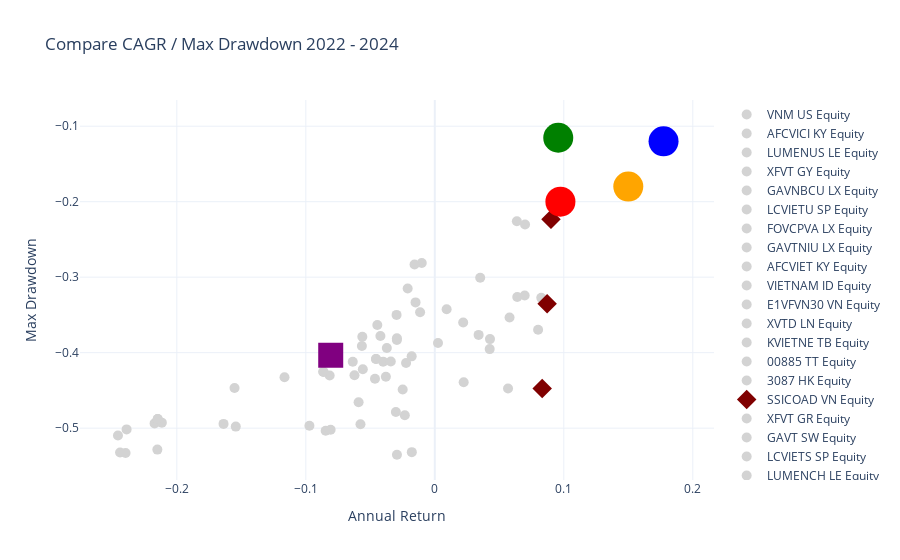

Here is the notebook cell this chart was saved with:
### Code cell
fig = go.Figure()
top_3_3Y = performance_3Y[performance_3Y.index.isin(inside_list) == False].sort_values(by = 'CAGR', ascending = False)[:3].index

for col in performance_3Y.index:
    if col == 'NAM.TH.PS':
        fig.add_trace(go.Scatter(x=[performance_3Y.loc[col]['CAGR']], y=[performance_3Y.loc[col]['Max Drawdown']],
                         mode='markers', name=col, marker=dict(color='red', size=30))) # Set color to red and increase thickness
    elif col == 'NAM.TH.CS':
        fig.add_trace(go.Scatter(x=[performance_3Y.loc[col]['CAGR']], y=[performance_3Y.loc[col]['Max Drawdown']],
                         mode='markers', name=col, marker=dict(color='green', size=30))) # Set color to red and increase thickness
    elif col == 'HIEP.NS':
        fig.add_trace(go.Scatter(x=[performance_3Y.loc[col]['CAGR']], y=[performance_3Y.loc[col]['Max Drawdown']],
                         mode='markers', name=col, marker=dict(color='blue', size=30))) # Set color to red and increase thickness
    elif col == 'MANDATE VND':
        fig.add_trace(go.Scatter(x=[performance_3Y.loc[col]['CAGR']], y=[performance_3Y.loc[col]['Max Drawdown']],
                         mode='markers', name=col, marker=dict(color='orange', size=30))) # Set color to red and increase thickness
    elif col == 'VNI':
        fig.add_trace(go.Scatter(x=[performance_3Y.loc[col]['CAGR']], y=[performance_3Y.loc[col]['Max Drawdown']],
                             mode='markers', name=col, marker=dict(color='purple', size=25, symbol = "square"))) # Set color to red and increase thickness
    elif col in top_3_3Y:
        fig.add_trace(go.Scatter(x=[performance_3Y.loc[col]['CAGR']], y=[performance_3Y.loc[col]['Max Drawdown']],
                             mode='markers', name=col, marker=dict(color='maroon', size = 15, symbol = "diamond"))) # Set color to blur gray and reduce thickness
    else:
        fig.add_trace(go.Scatter(x=[performance_3Y.loc[col]['CAGR']], y=[performance_3Y.loc[col]['Max Drawdown']],
                         mode='markers', name=col, marker=dict(color='lightgray', size = 10))) # Set color to blur gray and reduce thickness

fig.update_layout(title='Compare CAGR / Max Drawdown 2022 - 2024',
                  xaxis_title='Annual Return',
                  yaxis_title='Max Drawdown')

fig.show()

### Figure 1 — Plotly figure (JSON) as saved in the notebook; plotly's stock layout.template omitted (floating-point values rounded to 4 significant figures)
{"data": [{"marker": {"color": "lightgray", "size": 10}, "mode": "markers", "name": "VNM US Equity", "type": "scatter", "x": [-0.2172], "y": [-0.4937]}, {"marker": {"color": "lightgray", "size": 10}, "mode": "markers", "name": "AFCVICI KY Equity", "type": "scatter", "x": [-0.01011], "y": [-0.2812]}, {"marker": {"color": "lightgray", "size": 10}, "mode": "markers", "name": "LUMENUS LE Equity", "type": "scatter", "x": [-0.03018], "y": [-0.4786]}, {"marker": {"color": "lightgray", "size": 10}, "mode": "markers", "name": "XFVT GY Equity", "type": "scatter", "x": [-0.2148], "y": [-0.488]}, {"marker": {"color": "lightgray", "size": 10}, "mode": "markers", "name": "GAVNBCU LX Equity", "type": "scatter", "x": [-0.0294], "y": [-0.3833]}, {"marker": {"color": "lightgray", "size": 10}, "mode": "markers", "name": "LCVIETU SP Equity", "type": "scatter", "x": [-0.08152], "y": [-0.4302]}, {"marker": {"color": "lightgray", "size": 10}, "mode": "markers", "name": "FOVCPVA LX Equity", "type": "scatter", "x": [0.002469], "y": [-0.3872]}, {"marker": {"color": "lightgray", "size": 10}, "mode": "markers", "name": "GAVTNIU LX Equity", "type": "scatter", "x": [-0.02939], "y": [-0.381]}, {"marker": {"color": "lightgray", "size": 10}, "mode": "markers", "name": "AFCVIET KY Equity", "type": "scatter", "x": [-0.01573], "y": [-0.2833]}, {"marker": {"color": "lightgray", "size": 10}, "mode": "markers", "name": "VIETNAM ID Equity", "type": "scatter", "x": [-0.09721], "y": [-0.4968]}, {"marker": {"color": "lightgray", "size": 10}, "mode": "markers", "name": "E1VFVN30 VN Equity", "type": "scatter", "x": [-0.05581], "y": [-0.4221]}, {"marker": {"color": "lightgray", "size": 10}, "mode": "markers", "name": "XVTD LN Equity", "type": "scatter", "x": [-0.2397], "y": [-0.5328]}, {"marker": {"color": "lightgray", "size": 10}, "mode": "markers", "name": "KVIETNE TB Equity", "type": "scatter", "x": [-0.05619], "y": [-0.379]}, {"marker": {"color": "lightgray", "size": 10}, "mode": "markers", "name": "00885 TT Equity", "type": "scatter", "x": [-0.1553], "y": [-0.4469]}, {"marker": {"color": "lightgray", "size": 10}, "mode": "markers", "name": "3087 HK Equity", "type": "scatter", "x": [-0.2456], "y": [-0.5097]}, {"marker": {"color": "maroon", "size": 15, "symbol": "diamond"}, "mode": "markers", "name": "SSICOAD VN Equity", "type": "scatter", "x": [0.08323], "y": [-0.4475]}, {"marker": {"color": "lightgray", "size": 10}, "mode": "markers", "name": "XFVT GR Equity", "type": "scatter", "x": [-0.2116], "y": [-0.4927]}, {"marker": {"color": "lightgray", "size": 10}, "mode": "markers", "name": "GAVT SW Equity", "type": "scatter", "x": [-0.04559], "y": [-0.4085]}, {"marker": {"color": "lightgray", "size": 10}, "mode": "markers", "name": "LCVIETS SP Equity", "type": "scatter", "x": [-0.08617], "y": [-0.4256]}, {"marker": {"color": "lightgray", "size": 10}, "mode": "markers", "name": "LUMENCH LE Equity", "type": "scatter", "x": [-0.08461], "y": [-0.5034]}, {"marker": {"color": "lightgray", "size": 10}, "mode": "markers", "name": "VNAM US Equity", "type": "scatter", "x": [-0.2151], "y": [-0.5284]}, {"marker": {"color": "lightgray", "size": 10}, "mode": "markers", "name": "VTNPHXA KY Equity", "type": "scatter", "x": [-0.01494], "y": [-0.3334]}, {"marker": {"color": "lightgray", "size": 10}, "mode": "markers", "name": "FUESSVFL VN Equity", "type": "scatter", "x": [-0.01783], "y": [-0.5318]}, {"marker": {"color": "lightgray", "size": 10}, "mode": "markers", "name": "CPVNEQA TB Equity", "type": "scatter", "x": [-0.06227], "y": [-0.43]}, {"marker": {"color": "lightgray", "size": 10}, "mode": "markers", "name": "KIMVGIU LX Equity", "type": "scatter", "x": [-0.0249], "y": [-0.4489]}, {"marker": {"color": "lightgray", "size": 10}, "mode": "markers", "name": "VIETEUR ID Equity", "type": "scatter", "x": [-0.05908], "y": [-0.4656]}, {"marker": {"color": "lightgray", "size": 10}, "mode": "markers", "name": "9A311108 JP Equity", "type": "scatter", "x": [0.03396], "y": [-0.3765]}, {"marker": {"color": "lightgray", "size": 10}, "mode": "markers", "name": "LUMCHFI LE Equity", "type": "scatter", "x": [-0.08077], "y": [-0.5022]}, {"marker": {"color": "lightgray", "size": 10}, "mode": "markers", "name": "LUMENEI LE Equity", "type": "scatter", "x": [-0.05762], "y": [-0.4948]}, {"marker": {"color": "lightgray", "size": 10}, "mode": "markers", "name": "CTBCVET TT Equity", "type": "scatter", "x": [-0.03793], "y": [-0.4318]}, {"marker": {"color": "lightgray", "size": 10}, "mode": "markers", "name": "XFVT GT Equity", "type": "scatter", "x": [-0.2148], "y": [-0.488]}, {"marker": {"color": "lightgray", "size": 10}, "mode": "markers", "name": "XFVT SP Equity", "type": "scatter", "x": [-0.244], "y": [-0.5322]}, {"marker": {"color": "lightgray", "size": 10}, "mode": "markers", "name": "TCMVN NA Equity", "type": "scatter", "x": [-0.02326], "y": [-0.4829]}, {"marker": {"color": "lightgray", "size": 10}, "mode": "markers", "name": "2804 HK Equity", "type": "scatter", "x": [-0.2389], "y": [-0.5016]}, {"marker": {"color": "lightgray", "size": 10}, "mode": "markers", "name": "VCVOF US Equity", "type": "scatter", "x": [-0.02964], "y": [-0.35]}, {"marker": {"color": "lightgray", "size": 10}, "mode": "markers", "name": "FUESSV50 VN Equity", "type": "scatter", "x": [-0.02935], "y": [-0.5352]}, {"marker": {"color": "lightgray", "size": 10}, "mode": "markers", "name": "THVMEFA CH Equity", "type": "scatter", "x": [-0.04007], "y": [-0.4119]}, {"marker": {"color": "lightgray", "size": 10}, "mode": "markers", "name": "AB311171 JP Equity", "type": "scatter", "x": [0.02238], "y": [-0.4392]}, {"marker": {"color": "lightgray", "size": 10}, "mode": "markers", "name": "IOFVTEQ LX Equity", "type": "scatter", "x": [-0.04218], "y": [-0.378]}, {"marker": {"color": "lightgray", "size": 10}, "mode": "markers", "name": "SGVIEOP HK Equity", "type": "scatter", "x": [-0.06362], "y": [-0.412]}, {"marker": {"color": "lightgray", "size": 10}, "mode": "markers", "name": "VFMVF1 VN Equity", "type": "scatter", "x": [-0.0223], "y": [-0.4136]}, {"marker": {"color": "lightgray", "size": 10}, "mode": "markers", "name": "FOVIEDE LX Equity", "type": "scatter", "x": [0.022], "y": [-0.3601]}, {"marker": {"color": "lightgray", "size": 10}, "mode": "markers", "name": "GAVT SE Equity", "type": "scatter", "x": [-0.04559], "y": [-0.4085]}, {"marker": {"color": "lightgray", "size": 10}, "mode": "markers", "name": "GELIONV SP Equity", "type": "scatter", "x": [-0.08658], "y": [-0.4253]}, {"marker": {"color": "lightgray", "size": 10}, "mode": "markers", "name": "YDVNLDR KY Equity", "type": "scatter", "x": [-0.1165], "y": [-0.4327]}, {"marker": {"color": "lightgray", "size": 10}, "mode": "markers", "name": "0431216C JP Equity", "type": "scatter", "x": [0.08253], "y": [-0.3274]}, {"marker": {"color": "lightgray", "size": 10}, "mode": "markers", "name": "SSIVLGF VN Equity", "type": "scatter", "x": [0.0639], "y": [-0.3263]}, {"marker": {"color": "maroon", "size": 15, "symbol": "diamond"}, "mode": "markers", "name": "49311186 JP Equity", "type": "scatter", "x": [0.08706], "y": [-0.3352]}, {"marker": {"color": "lightgray", "size": 10}, "mode": "markers", "name": "ASPVIET TB Equity", "type": "scatter", "x": [-0.1543], "y": [-0.498]}, {"marker": {"color": "lightgray", "size": 10}, "mode": "markers", "name": "1AR0081 KS Equity", "type": "scatter", "x": [-0.04457], "y": [-0.3633]}, {"marker": {"color": "lightgray", "size": 10}, "mode": "markers", "name": "47311156 JP Equity", "type": "scatter", "x": [0.05795], "y": [-0.3535]}, {"marker": {"color": "lightgray", "size": 10}, "mode": "markers", "name": "ASPVRMF TB Equity", "type": "scatter", "x": [-0.1638], "y": [-0.4944]}, {"marker": {"color": "lightgray", "size": 10}, "mode": "markers", "name": "VCBFTBF VN Equity", "type": "scatter", "x": [0.06995], "y": [-0.2301]}, {"marker": {"color": "lightgray", "size": 10}, "mode": "markers", "name": "VCBFMGF VN Equity", "type": "scatter", "x": [0.08007], "y": [-0.3697]}, {"marker": {"color": "maroon", "size": 15, "symbol": "diamond"}, "mode": "markers", "name": "FUCTVGF3 VN Equity", "type": "scatter", "x": [0.09005], "y": [-0.2232]}, {"marker": {"color": "lightgray", "size": 10}, "mode": "markers", "name": "FUESSV30 VN Equity", "type": "scatter", "x": [-0.04638], "y": [-0.4346]}, {"marker": {"color": "lightgray", "size": 10}, "mode": "markers", "name": "SSISCA", "type": "scatter", "x": [0.05676], "y": [-0.4475]}, {"marker": {"color": "lightgray", "size": 10}, "mode": "markers", "name": "BVPF", "type": "scatter", "x": [0.0636], "y": [-0.2259]}, {"marker": {"color": "lightgray", "size": 10}, "mode": "markers", "name": "VESAF", "type": "scatter", "x": [0.04255], "y": [-0.3953]}, {"marker": {"color": "lightgray", "size": 10}, "mode": "markers", "name": "VCBF-BCF", "type": "scatter", "x": [0.06967], "y": [-0.3242]}, {"marker": {"color": "lightgray", "size": 10}, "mode": "markers", "name": "VEOF", "type": "scatter", "x": [0.04277], "y": [-0.382]}, {"marker": {"color": "lightgray", "size": 10}, "mode": "markers", "name": "MBVF", "type": "scatter", "x": [0.0352], "y": [-0.3007]}, {"marker": {"color": "lightgray", "size": 10}, "mode": "markers", "name": "MAGEF", "type": "scatter", "x": [0.009169], "y": [-0.3424]}, {"marker": {"color": "lightgray", "size": 10}, "mode": "markers", "name": "DCDS", "type": "scatter", "x": [-0.03412], "y": [-0.4118]}, {"marker": {"color": "lightgray", "size": 10}, "mode": "markers", "name": "VNDAF", "type": "scatter", "x": [-0.01141], "y": [-0.3465]}, {"marker": {"color": "lightgray", "size": 10}, "mode": "markers", "name": "DCDE", "type": "scatter", "x": [-0.05652], "y": [-0.3912]}, {"marker": {"color": "lightgray", "size": 10}, "mode": "markers", "name": "DCAF", "type": "scatter", "x": [-0.02103], "y": [-0.315]}, {"marker": {"color": "lightgray", "size": 10}, "mode": "markers", "name": "BVFED", "type": "scatter", "x": [-0.01793], "y": [-0.4049]}, {"marker": {"color": "lightgray", "size": 10}, "mode": "markers", "name": "MAFEQI", "type": "scatter", "x": [-0.0372], "y": [-0.3939]}, {"marker": {"color": "purple", "size": 25, "symbol": "square"}, "mode": "markers", "name": "VNI", "type": "scatter", "x": [-0.08069], "y": [-0.4034]}, {"marker": {"color": "blue", "size": 30}, "mode": "markers", "name": "HIEP.NS", "type": "scatter", "x": [0.1773], "y": [-0.12]}, {"marker": {"color": "green", "size": 30}, "mode": "markers", "name": "NAM.TH.CS", "type": "scatter", "x": [0.0957], "y": [-0.1153]}, {"marker": {"color": "red", "size": 30}, "mode": "markers", "name": "NAM.TH.PS", "type": "scatter", "x": [0.09738], "y": [-0.2]}, {"marker": {"color": "orange", "size": 30}, "mode": "markers", "name": "MANDATE VND", "type": "scatter", "x": [0.15], "y": [-0.18]}], "layout": {"title": {"text": "Compare CAGR / Max Drawdown 2022 - 2024"}, "xaxis": {"title": {"text": "Annual Return"}}, "yaxis": {"title": {"text": "Max Drawdown"}}}}
